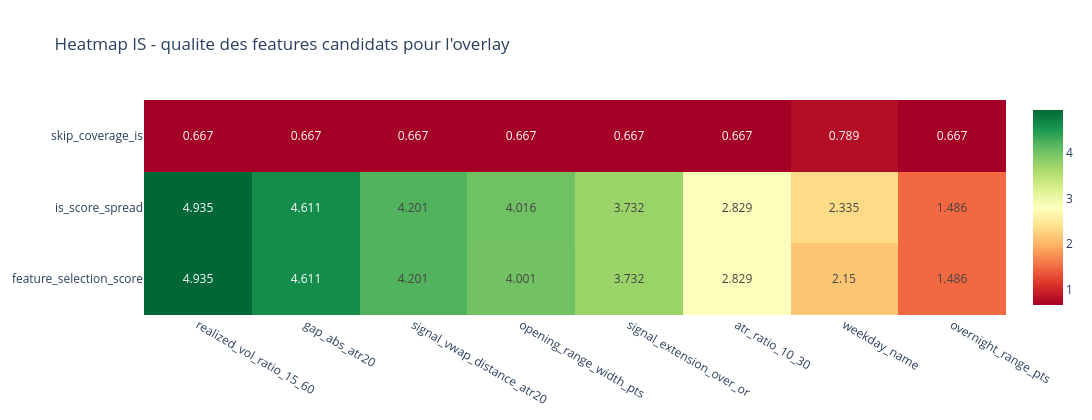
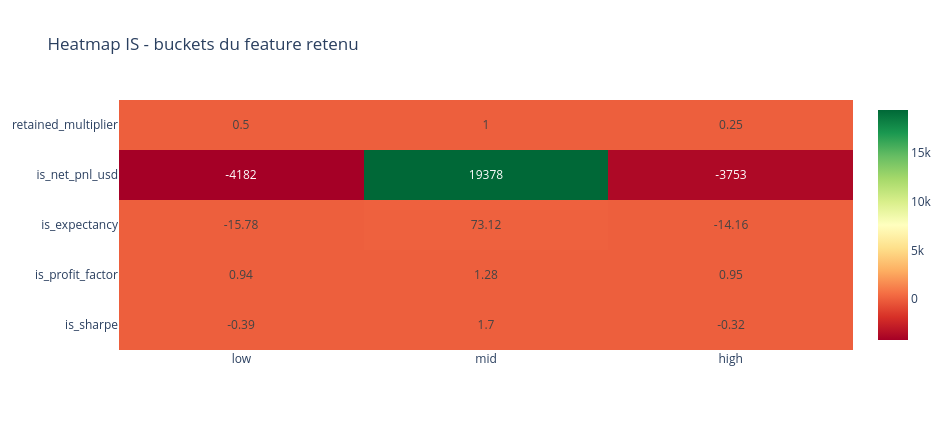

Notebook source saved alongside these figures, in order:
### Markdown cell above
## 3. Calibration IS et Heatmaps

La calibration ci-dessous reste volontairement lisible:

- pourquoi `realized_vol_ratio_15_60` a ete retenu,
- comment les buckets se comportent en in-sample,
- ou se trouve le vrai moteur du `3-state`.

### Code cell
ranking_display = feature_ranking.copy().sort_values("feature_selection_score", ascending=False).reset_index(drop=True)
ranking_display["feature_selection_score"] = ranking_display["feature_selection_score"].round(3)
ranking_display["is_score_spread"] = ranking_display["is_score_spread"].round(3)
ranking_display["skip_coverage_is"] = ranking_display["skip_coverage_is"].round(3)
display(Markdown("### Ranking des features overlay candidats"))
display(ranking_display)

feature_heat_src = ranking_display.loc[:, ["feature_name", "feature_selection_score", "is_score_spread", "skip_coverage_is"]].copy()
feature_heat = feature_heat_src.set_index("feature_name").T

fig_feature = go.Figure(
    data=go.Heatmap(
        z=feature_heat.values,
        x=feature_heat.columns.tolist(),
        y=feature_heat.index.tolist(),
        colorscale="RdYlGn",
        text=np.round(feature_heat.values, 3),
        texttemplate="%{text}",
    )
)
fig_feature.update_layout(
    template=PLOT_TEMPLATE,
    width=1200,
    height=420,
    title="Heatmap IS - qualite des features candidats pour l'overlay",
)
fig_feature.show()

bucket_is = (
    conditional_bucket_analysis.loc[conditional_bucket_analysis["feature_name"] == "realized_vol_ratio_15_60"]
    .sort_values("bucket_position")
    .copy()
)
bucket_is["effective_multiplier_retained"] = bucket_is["bucket_label"].map(bucket_multiplier_map)

bucket_heat = pd.DataFrame(
    {
        bucket: [
            float(bucket_is.loc[bucket_is["bucket_label"] == bucket, "is_sharpe"].iloc[0]),
            float(bucket_is.loc[bucket_is["bucket_label"] == bucket, "is_profit_factor"].iloc[0]),
            float(bucket_is.loc[bucket_is["bucket_label"] == bucket, "is_expectancy"].iloc[0]),
            float(bucket_is.loc[bucket_is["bucket_label"] == bucket, "is_net_pnl"].iloc[0]),
            float(bucket_is.loc[bucket_is["bucket_label"] == bucket, "effective_multiplier_retained"].iloc[0]),
        ]
        for bucket in ["low", "mid", "high"]
    },
    index=["is_sharpe", "is_profit_factor", "is_expectancy", "is_net_pnl_usd", "retained_multiplier"],
)

display(Markdown("### Bucket analysis IS du feature retenu"))
display(
    bucket_is.loc[
        :,
        [
            "bucket_label",
            "lower_bound",
            "upper_bound",
            "is_n_obs",
            "is_net_pnl",
            "is_sharpe",
            "is_profit_factor",
            "is_expectancy",
            "is_max_drawdown",
            "effective_multiplier_retained",
        ],
    ].round(3)
)

fig_bucket = go.Figure(
    data=go.Heatmap(
        z=bucket_heat.values,
        x=bucket_heat.columns.tolist(),
        y=bucket_heat.index.tolist(),
        colorscale="RdYlGn",
        text=np.round(bucket_heat.values, 2),
        texttemplate="%{text}",
    )
)
fig_bucket.update_layout(
    template=PLOT_TEMPLATE,
    width=950,
    height=430,
    title="Heatmap IS - buckets du feature retenu",
)
fig_bucket.show()

### Figure 1 — Plotly figure (JSON) as saved in the notebook; plotly's stock layout.template omitted (floating-point values rounded to 4 significant figures)
{"data": [{"colorscale": [[0.0, "rgb(165,0,38)"], [0.1, "rgb(215,48,39)"], [0.2, "rgb(244,109,67)"], [0.3, "rgb(253,174,97)"], [0.4, "rgb(254,224,139)"], [0.5, "rgb(255,255,191)"], [0.6, "rgb(217,239,139)"], [0.7, "rgb(166,217,106)"], [0.8, "rgb(102,189,99)"], [0.9, "rgb(26,152,80)"], [1.0, "rgb(0,104,55)"]], "text": [[4.935, 4.611, 4.201, 4.001, 3.732, 2.829, 2.15, 1.486], [4.935, 4.611, 4.201, 4.016, 3.732, 2.829, 2.335, 1.486], [0.667, 0.667, 0.667, 0.667, 0.667, 0.667, 0.789, 0.667]], "texttemplate": "%{text}", "type": "heatmap", "x": ["realized_vol_ratio_15_60", "gap_abs_atr20", "signal_vwap_distance_atr20", "opening_range_width_pts", "signal_extension_over_or", "atr_ratio_10_30", "weekday_name", "overnight_range_pts"], "y": ["feature_selection_score", "is_score_spread", "skip_coverage_is"], "z": [[4.935, 4.611, 4.201, 4.001, 3.732, 2.829, 2.15, 1.486], [4.935, 4.611, 4.201, 4.016, 3.732, 2.829, 2.335, 1.486], [0.667, 0.667, 0.667, 0.667, 0.667, 0.667, 0.789, 0.667]]}], "layout": {"height": 420, "title": {"text": "Heatmap IS - qualite des features candidats pour l'overlay"}, "width": 1200}}

### Figure 2 — Plotly figure (JSON) as saved in the notebook; plotly's stock layout.template omitted (floating-point values rounded to 4 significant figures)
{"data": [{"colorscale": [[0.0, "rgb(165,0,38)"], [0.1, "rgb(215,48,39)"], [0.2, "rgb(244,109,67)"], [0.3, "rgb(253,174,97)"], [0.4, "rgb(254,224,139)"], [0.5, "rgb(255,255,191)"], [0.6, "rgb(217,239,139)"], [0.7, "rgb(166,217,106)"], [0.8, "rgb(102,189,99)"], [0.9, "rgb(26,152,80)"], [1.0, "rgb(0,104,55)"]], "text": [[-0.39, 1.7, -0.32], [0.94, 1.28, 0.95], [-15.78, 73.12, -14.16], [-4182.0, 19380.0, -3753.0], [0.5, 1.0, 0.25]], "texttemplate": "%{text}", "type": "heatmap", "x": ["low", "mid", "high"], "y": ["is_sharpe", "is_profit_factor", "is_expectancy", "is_net_pnl_usd", "retained_multiplier"], "z": [[-0.3907, 1.704, -0.3245], [0.9437, 1.285, 0.9536], [-15.78, 73.12, -14.16], [-4182.0, 19380.0, -3753.0], [0.5, 1.0, 0.25]]}], "layout": {"height": 430, "title": {"text": "Heatmap IS - buckets du feature retenu"}, "width": 950}}
